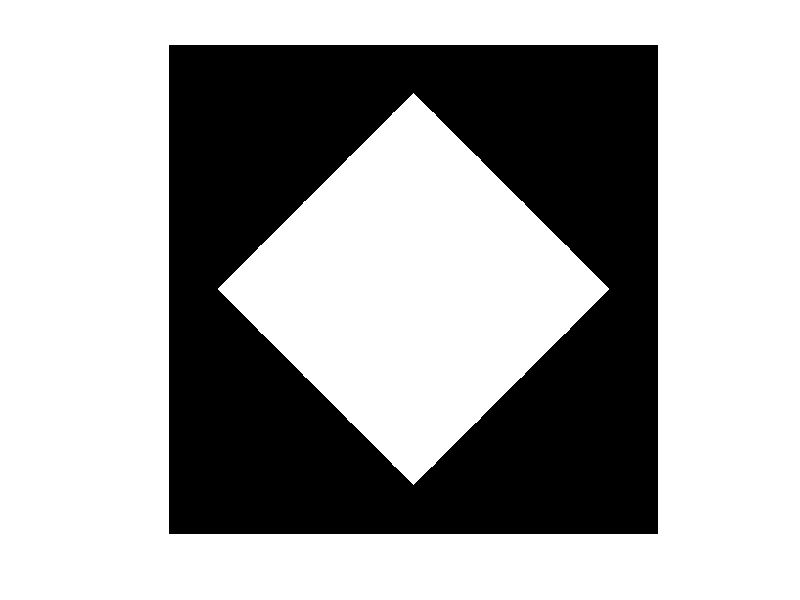

MATLAB code to generate this figure:
A = zeros(500,500);
cx = 250; 
cy = 250;
rad = 200;

for i = 1:500 
    for j = 1:500
        if abs(cx-i)+abs(cy-j) <= rad
            A(i,j) = 1;
        end
    end
end

imshow(A);
